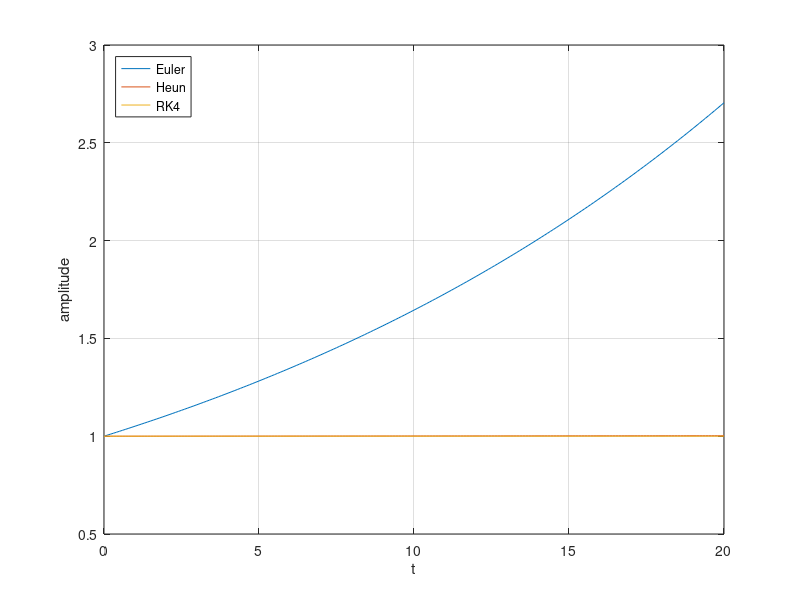

The MATLAB script that drew this image:
% Lecture 4, Example 3-bis - Undamped oscillator (imaginary eigenvalues)
% y'' + w^2 y = 0  ->  y1' = y2, y2' = -w^2 y1;  w = 1, y(0) = 1, y'(0) = 0
% Exact amplitude sqrt(y1^2 + y2^2) = 1 for all t
clear; clc;
w = 1; h = 0.1; tf = 20; N = round(tf/h);
A = [0 1; -w^2 0];
f = @(y) A*y;

Y = zeros(2, N + 1, 3); Y(:, 1, :) = repmat([1; 0], 1, 1, 3);
for n = 1:N
    y = Y(:, n, 1); Y(:, n + 1, 1) = y + h*f(y);                    % Euler
    y = Y(:, n, 2); k1 = f(y); k2 = f(y + h*k1);
    Y(:, n + 1, 2) = y + h/2*(k1 + k2);                             % Heun
    y = Y(:, n, 3); k1 = f(y); k2 = f(y + h/2*k1);
    k3 = f(y + h/2*k2); k4 = f(y + h*k3);
    Y(:, n + 1, 3) = y + h/6*(k1 + 2*k2 + 2*k3 + k4);               % RK4
end
names = {'Euler', 'Heun', 'RK4'};
for m = 1:3
    fprintf('%-5s: amplitude at t = %g: %.6f\n', names{m}, tf, ...
            norm(Y(:, end, m)));
end

t = linspace(0, tf, N + 1);
figure; plot(t, squeeze(sqrt(sum(Y.^2, 1)))); grid on
xlabel('t'); ylabel('amplitude'); legend(names, 'Location', 'northwest');
